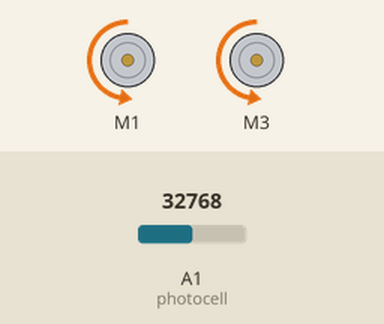
The program below on a simulated CircuitPython board. Parts: 2 × DC motor (green arrow = forward, orange = backward, longer = faster). Inputs (shaded band) come from the test bench; at power-on: A1 (photocell) = 32768 (analog values on the 0–65535 scale). What the program prints to the serial console is not drawn.

Above: at 1.2 s.
1.3 s: A1 (photocell) set to 35136
3.2 s: A1 (photocell) set to 36576
4.7 s: A1 (photocell) set to 34160
7.2 s: A1 (photocell) set to 32592
8.7 s: A1 (photocell) set to 30272
11.2 s: A1 (photocell) set to 29168
Timing chart, 0 to 13.7 s (numbered marks = the images above; inputs shaded):
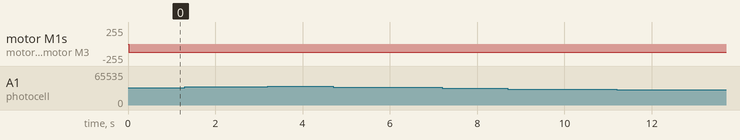

The program:

motorandlight.py
```python
from adafruit_motorkit import MotorKit
import time
import board
import analogio

kit = MotorKit(i2c=board.I2C())
# Initialize analog input connected to photocell.
photocell = analogio.AnalogIn(board.A1)

# Make a function to convert from analog value to voltage.
def analog_voltage(adc):
    return adc.value / 65535 * adc.reference_voltage

ambientLight = []
oldVal = None
newVal = None
intDiff = 0
mode = 0

# Main loop reads value and voltage every second and prints them out.
while True:
    # Read the light intensity and the voltage.
    newVal = photocell.value
    volts = analog_voltage(photocell)
    # Print the values:
    print('Photocell value: {0} voltage: {1}V'.format(newVal, volts))

    # Calculate the difference in intensity
    if oldVal is not None:
        intDiff = newVal - oldVal
        print(intDiff)

    # Update the latested measured value
    oldVal = newVal

    # Continue if the difference is smaller than 3000
    if abs(intDiff) <3000:
        print(mode)
        kit.motor1.throttle = -0.50
        kit.motor3.throttle = -0.50
        time.sleep(2.0)


    # If the difference is larger than 3000
    # Change mode, wait for 10 seconds, mode changes back to initial
    else:
        mode = 1
        print(mode)
        kit.motor1.throttle = 0.75
        kit.motor3.throttle = 0.75
        time.sleep(5.0)
        mode = 0
print("runnig hehe")

#while True:
    #kit.motor1.throttle = -0.50
    #kit.motor3.throttle = -0.50
    #time.sleep(0.5)
    #kit.motor1.throttle = 0

    #time.sleep(0.5)
    #kit.motor3.throttle = 0
# Write your code here :-)
```

Measured:
- after the input at 1.3 s, every drawn part: stays the same
- after the input at 3.2 s, every drawn part: stays the same
- after the input at 4.7 s, every drawn part: stays the same
- after the input at 7.2 s, every drawn part: stays the same
- after the input at 8.7 s, every drawn part: stays the same
- after the input at 11.2 s, every drawn part: stays the same
